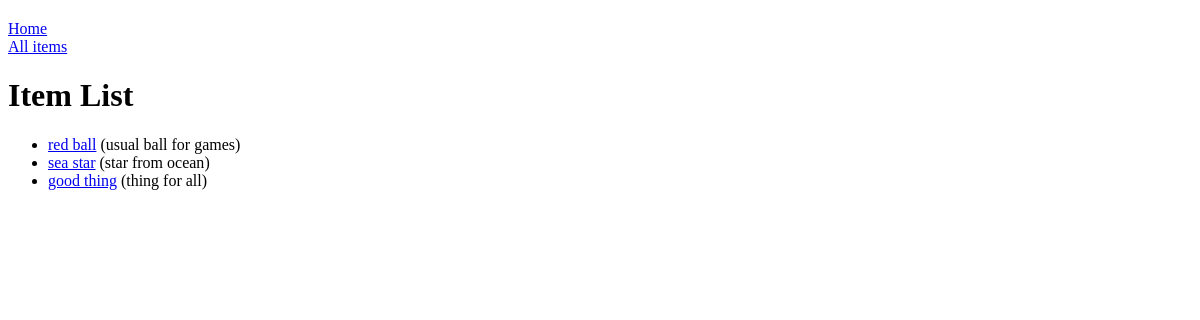
The page /catalog/items/ on the database as committed earlier.
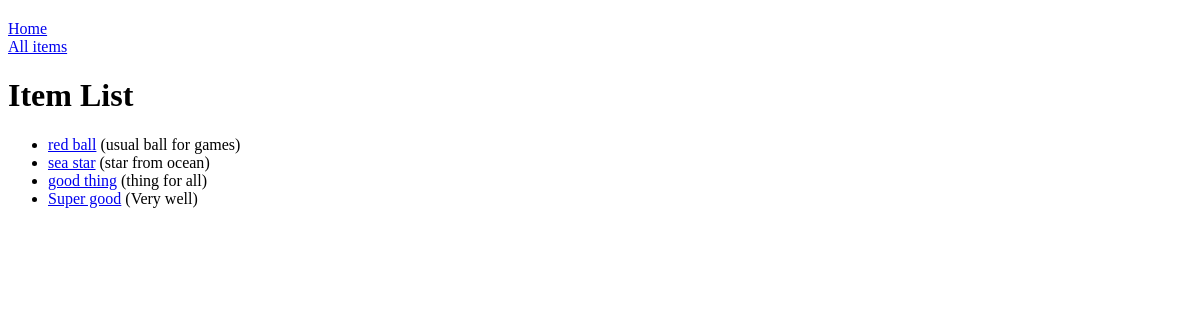
The same page on the database as committed later.
### catalog/models.py (models this page shows, shortened)
class Item(models.Model):
    name = models.CharField(max_length=200, help_text="Enter a name of Item")
    description = models.CharField(max_length=200, help_text="Enter description")
    price = models.IntegerField(help_text="Example 2000 = 20$ 00cents")

### catalog/views.py (the view)
class ItemListView(generic.ListView):
    model = Item

### catalog/templates/catalog/item_list.html
{% extends "base_generic.html" %}
{% block content %}
    <h1>Item List</h1>
    {% if item_list %}
    <ul>
      {% for item in item_list %}
      <li>
        <a href="{% url 'item-detail' item.id %}">{{ item.name }}</a> ({{item.description}})
      </li>
      {% endfor %}
    </ul>
    {% else %}
      <p>There are no items in the shop.</p>
    {% endif %}
{% endblock %}

### catalog/templates/base_generic.html (shortened to what this page needs)
{% load static %}
<!DOCTYPE html>
<html lang="en">
<head>
    <link rel="stylesheet" href="{% static 'css/styles.css' %}">
</head>
<body>
    <div class="container-fluid">
        <div class="row">
            <div class="col-sm-2">
                {% block sidebar %}
                <ul class="sidebar-nav">
                    <li><a href="{% url 'index' %}">Home</a></li>
                    <li><a href="{% url 'items' %}">All items</a></li>
                </ul>
                {% endblock %}
            </div>
            <div class="col-sm-10 ">
                {% block content %}{% endblock %}
            </div>
        </div>
    </div>
</body>
</html>

### catalog/static/css/styles.css (style rules this page uses)
.sidebar-nav { margin-top: 20px; padding: 0; list-style: none; }

Rows that differ between the two databases and show on the page:
added Item: name "Super good", description "Very well"
